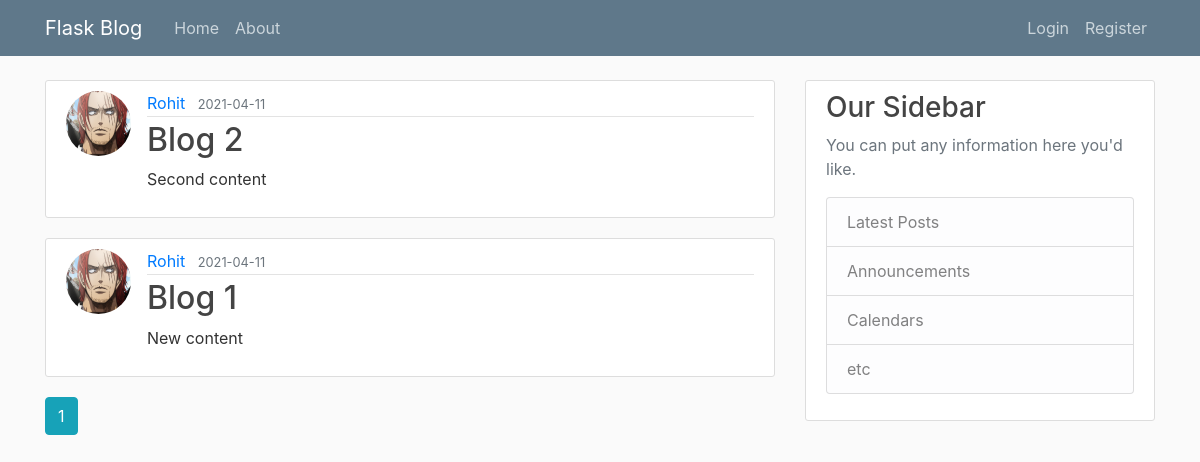
The app's page /home, older data.
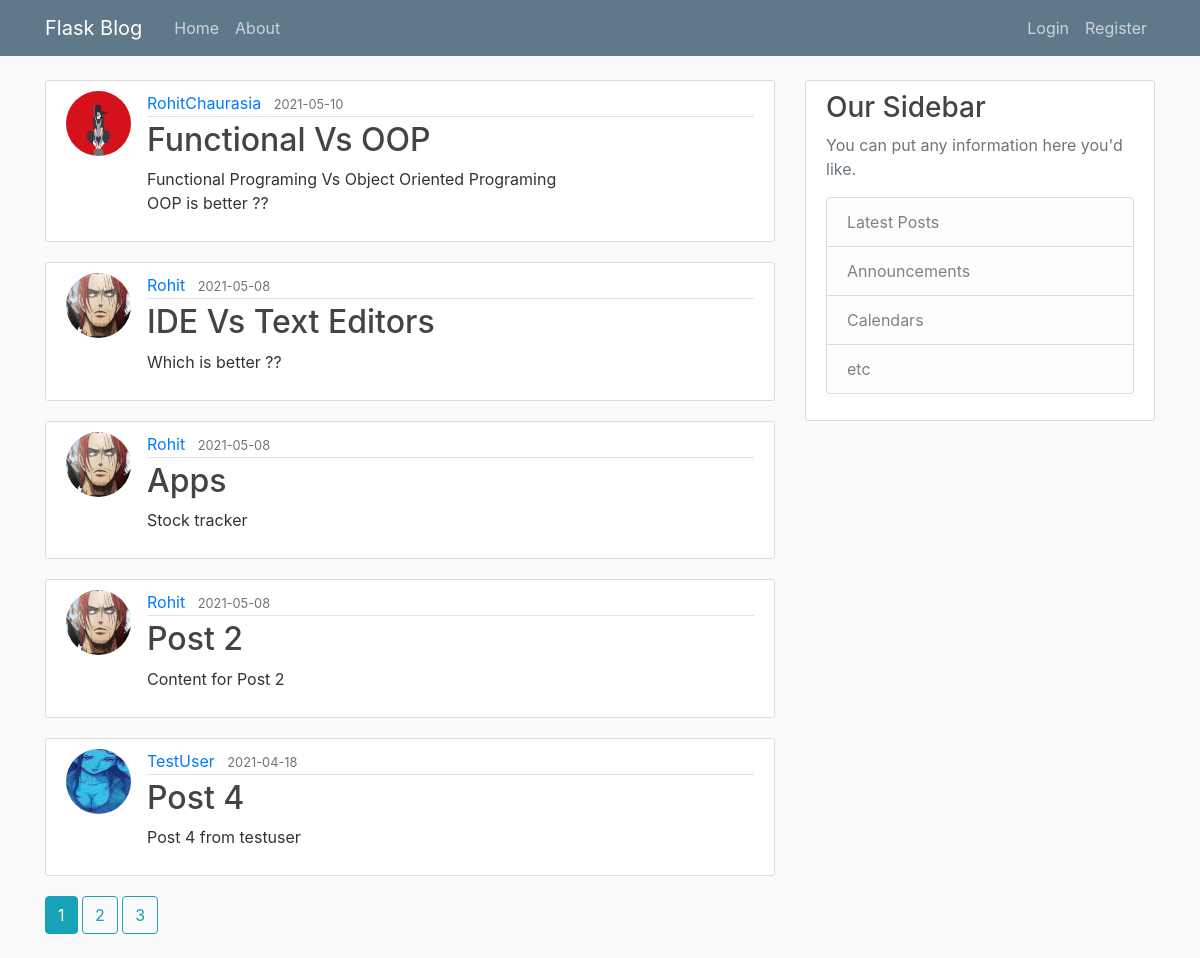
The same page, newer data.
### flaskblog/models.py (models this page shows, shortened)
class Post(db.Model):
    id = db.Column(db.Integer, primary_key=True)
    title = db.Column(db.String(100), nullable=False)
    date_posted = db.Column(db.DateTime, nullable=False, default=datetime.utcnow)
    content = db.Column(db.Text, nullable=False)
    user_id = db.Column(db.Integer, db.ForeignKey('user.id'), nullable=False)

class User(db.Model, UserMixin):
    id = db.Column(db.Integer, primary_key=True)
    username = db.Column(db.String(20), unique=True, nullable=False)
    email = db.Column(db.String(120), unique=True, nullable=False)
    image_file = db.Column(db.String(20), nullable=False, default='default.jpg')
    password = db.Column(db.String(60),nullable=False)
    posts = db.relationship('Post', backref='author', lazy=True)
    def __repr__(self):
        return f"User('{self.username}','{self.email}','{self.image_file}')"

### flaskblog/main/routes.py (the view)
@main.route('/')
@main.route('/home')
def home():
    page = request.args.get('page',default=1,type=int)
    posts = Post.query.order_by(Post.date_posted.desc()).paginate(page=page, per_page=5)
    return render_template('home.html',posts=posts)

### flaskblog/templates/home.html
{%extends "layout.html" %}
{%block content %}
    {% for post in posts.items %}
        <article class="media content-section">
            <img class="rounded-circle article-img" src="{{url_for('static',filename='profile_pics/' + post.author.image_file)}}">
            <div class="media-body">
            <div class="article-metadata">
                <a class="mr-2" href="{{url_for('users.user_posts', username=post.author.username)}}">{{ post.author.username }}</a>
                <small class="text-muted">{{ post.date_posted.strftime("%Y-%m-%d") }}</small>
            </div>
            <h2><a class="article-title" href="{{url_for('posts.post',post_id=post.id)}}">{{ post.title }}</a></h2>
            <p class="article-content">{{ post.content }}</p>
            </div>
        </article>
    {% endfor %}
    {% for page_num in posts.iter_pages(left_edge=1,right_edge=1,left_current=1,right_current=2) %}
        {% if page_num%}
            {%if posts.page == page_num%}
                <a class="btn btn-info mb-4" href="{{url_for('main.home',page=page_num)}}">{{ page_num }}</a>
            {%else %}
                <a class="btn btn-outline-info mb-4" href="{{url_for('main.home',page=page_num)}}">{{ page_num }}</a>
            {%endif %}
        {%else %}
            ...
        {%endif %}
    {% endfor %}
{% endblock content %}

Row changes from the older to the newer data that the page shows:
no longer on this page (row unchanged): Post: image_file (placeholder picture), author.username "Rohit", date_posted "2021-04-11", title "Blog 2", content "Second content"
no longer on this page (row unchanged): Post: image_file (placeholder picture), author.username "Rohit", date_posted "2021-04-11", title "Blog 1", content "New content"
added Post: image_file (picture), author.username "RohitChaurasia", date_posted "2021-05-10", title "Functional Vs OOP", content "Functional Programing Vs Object Oriented Programing OOP is better ??"
added Post: image_file (placeholder picture), author.username "Rohit", date_posted "2021-05-08", title "IDE Vs Text Editors", content "Which is better ??"
added Post: image_file (placeholder picture), author.username "Rohit", date_posted "2021-05-08", title "Apps", content "Stock tracker"
added Post: image_file (placeholder picture), author.username "Rohit", date_posted "2021-05-08", title "Post 2", content "Content for Post 2"
added Post: image_file (picture), author.username "TestUser", date_posted "2021-04-18", title "Post 4", content "Post 4 from testuser"
Text that changed along with them:
new list line: "2"
new list line: "3"
